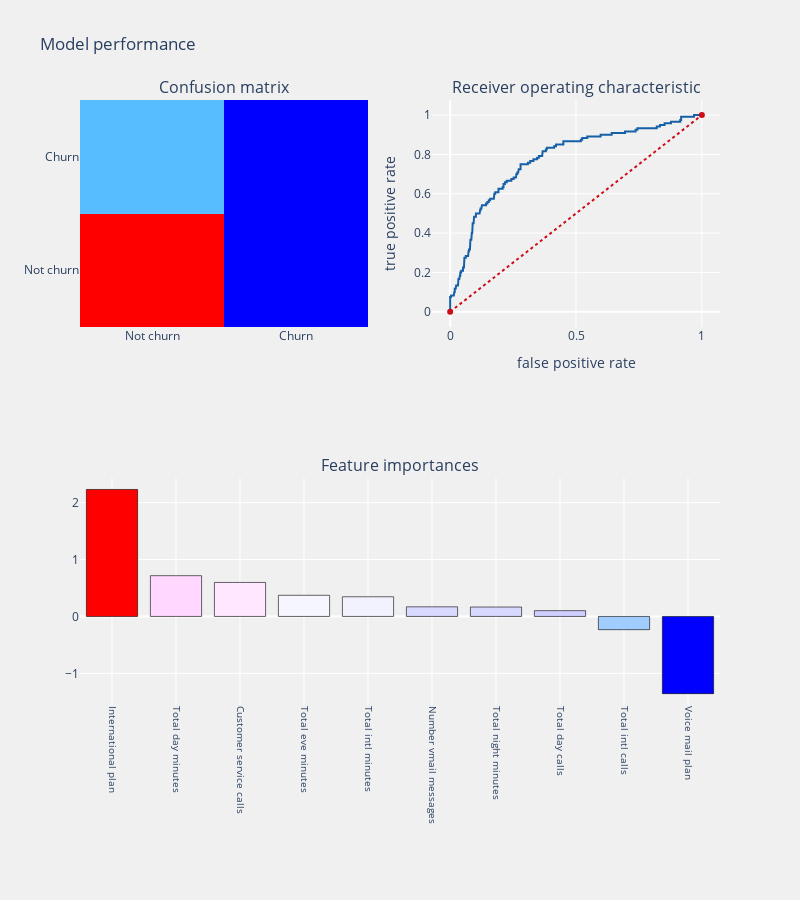

The notebook cell this image was saved under:
### Markdown cell above
## <a id='4.3'>4.3. Recursive Feature Elimination</a>
Recursive Feature Elimination (RFE) is based on the idea to repeatedly construct a model and choose either the best or worst performing feature, setting the feature aside and then repeating the process with the rest of the features. This process is applied until all features in the dataset are exhausted. The goal of RFE is to select features by recursively considering smaller and smaller sets of features.

### Code cell
from sklearn.feature_selection import RFE

logit_rfe = LogisticRegression(C=1.0, class_weight=None, dual=False, fit_intercept=True,
                               intercept_scaling=1, max_iter=100, multi_class='ovr', n_jobs=1,
                               penalty='l2', random_state=None, solver='liblinear', tol=0.0001,
                               verbose=0, warm_start=False)


rfe = RFE(logit_rfe, 10)
rfe = rfe.fit(x_train, y_train.values.ravel())

#identified columns Recursive Feature Elimination
idc_rfe = pd.DataFrame({"rfe_support": rfe.support_,
                        "columns": cols,
                        "ranking": rfe.ranking_,
                       })
cols_rfe = idc_rfe[idc_rfe["rfe_support"] == True]["columns"].tolist()

#applying model
telecom_churn_prediction(logit_rfe, x_train[cols_rfe], x_test[cols_rfe], y_train, y_test, "coefficients", threshold_plot=True)

table_rk = ff.create_table(idc_rfe)
py.iplot(table_rk)

### Figure 1 — Plotly figure (JSON) as saved in the notebook; plotly's stock layout.template omitted (floating-point values rounded to 4 significant figures; data arrays with more than 128 entries replaced by an {"elided": "..."} marker saying what was removed)
{"data": [{"colorscale": [[0, "rgb(0,0,255)"], [0.1, "rgb(51,153,255)"], [0.2, "rgb(102,204,255)"], [0.3, "rgb(153,204,255)"], [0.4, "rgb(204,204,255)"], [0.5, "rgb(255,255,255)"], [0.6, "rgb(255,204,255)"], [0.7, "rgb(255,153,255)"], [0.8, "rgb(255,102,204)"], [0.9, "rgb(255,102,102)"], [1, "rgb(255,0,0)"]], "name": "Confusion matrix", "showscale": false, "type": "heatmap", "x": ["Not churn", "Churn"], "xaxis": "x", "y": ["Not churn", "Churn"], "yaxis": "y", "z": [[531, 16], [104, 16]]}, {"line": {"color": "rgb(22, 96, 167)", "width": 2}, "name": "Roc: 0.552041438147471", "type": "scatter", "x": {"elided": "164 float values"}, "xaxis": "x2", "y": {"elided": "164 float values"}, "yaxis": "y2"}, {"line": {"color": "rgb(205, 12, 24)", "dash": "dot", "width": 2}, "type": "scatter", "x": [0, 1], "xaxis": "x2", "y": [0, 1], "yaxis": "y2"}, {"marker": {"color": [2.229, 0.7157, 0.597, 0.3715, 0.3455, 0.1689, 0.1654, 0.1019, -0.232, -1.356], "colorscale": [[0, "rgb(0,0,255)"], [0.1, "rgb(51,153,255)"], [0.2, "rgb(102,204,255)"], [0.3, "rgb(153,204,255)"], [0.4, "rgb(204,204,255)"], [0.5, "rgb(255,255,255)"], [0.6, "rgb(255,204,255)"], [0.7, "rgb(255,153,255)"], [0.8, "rgb(255,102,204)"], [0.9, "rgb(255,102,102)"], [1, "rgb(255,0,0)"]], "line": {"color": "black", "width": 0.6}}, "name": "coefficients", "type": "bar", "x": ["International plan", "Total day minutes", "Customer service calls", "Total eve minutes", "Total intl minutes", "Number vmail messages", "Total night minutes", "Total day calls", "Total intl calls", "Voice mail plan"], "xaxis": "x3", "y": [2.229, 0.7157, 0.597, 0.3715, 0.3455, 0.1689, 0.1654, 0.1019, -0.232, -1.356], "yaxis": "y3"}], "layout": {"annotations": [{"font": {"size": 16}, "showarrow": false, "text": "Confusion matrix", "x": 0.225, "xanchor": "center", "xref": "paper", "y": 1, "yanchor": "bottom", "yref": "paper"}, {"font": {"size": 16}, "showarrow": false, "text": "Receiver operating characteristic", "x": 0.775, "xanchor": "center", "xref": "paper", "y": 1, "yanchor": "bottom", "yref": "paper"}, {"font": {"size": 16}, "showarrow": false, "text": "Feature importances", "x": 0.5, "xanchor": "center", "xref": "paper", "y": 0.375, "yanchor": "bottom", "yref": "paper"}], "autosize": false, "height": 900, "margin": {"b": 195}, "paper_bgcolor": "rgba(240,240,240, 0.95)", "plot_bgcolor": "rgba(240,240,240, 0.95)", "showlegend": false, "title": {"text": "Model performance"}, "width": 800, "xaxis": {"anchor": "y", "domain": [0, 0.45]}, "xaxis2": {"anchor": "y2", "domain": [0.55, 1], "title": {"text": "false positive rate"}}, "xaxis3": {"anchor": "y3", "domain": [0, 1], "showgrid": true, "tickangle": 90, "tickfont": {"size": 10}}, "yaxis": {"anchor": "x", "domain": [0.625, 1]}, "yaxis2": {"anchor": "x2", "domain": [0.625, 1], "title": {"text": "true positive rate"}}, "yaxis3": {"anchor": "x3", "domain": [0, 0.375]}}}
